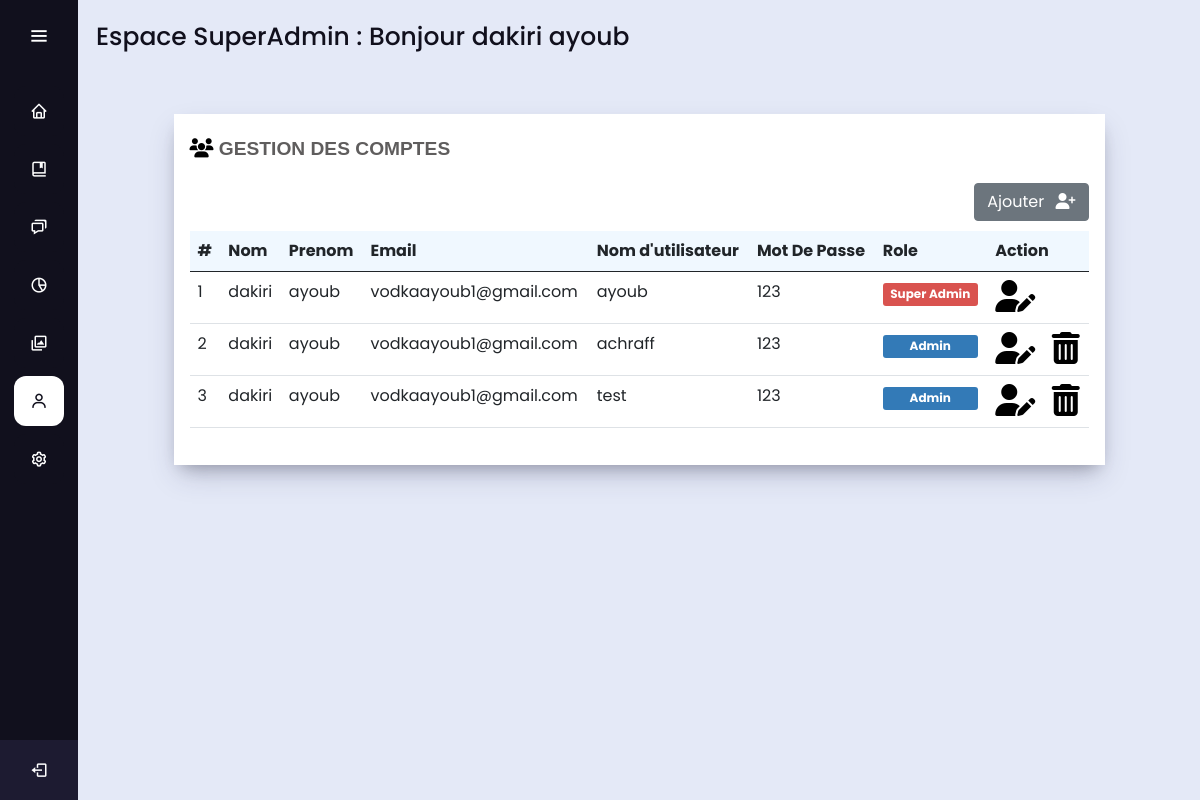
Page /Admin/gererComptes.php (signed in) on the committed database.
### tables this page shows
CREATE TABLE IF NOT EXISTS `compte` (
  `Id` int(11) NOT NULL AUTO_INCREMENT,
  `Nom` varchar(50) NOT NULL,
  `Prenom` varchar(50) NOT NULL,
  `Email` varchar(50) NOT NULL,
  `UserName` varchar(50) NOT NULL,
  `Password` varchar(50) NOT NULL,
  `Role` varchar(50) NOT NULL DEFAULT 'Admin',
  `code` int(11) NOT NULL,
  PRIMARY KEY (`Id`)
);

### Admin/gererComptes.php (the view, shortened to what this page needs)
<?php
include('../db/db.php');
$pdo_statement = $pdo_conn->prepare("select * from compte where Id = ? ");
$pdo_statement -> bindParam(1,$_SESSION['Id']);
$pdo_statement->execute();
$resultPrf = $pdo_statement->fetch();
$pdo_statement = $pdo_conn->prepare("SELECT * FROM compte");
$pdo_statement->execute();
$mesComptes = $pdo_statement->fetchAll(PDO::FETCH_ASSOC);
?>
<!DOCTYPE html>
<html lang="en" dir="ltr">
<head>
  <link rel="stylesheet" href="./assets/style.css">
  <link href='https://unpkg.com/boxicons@2.0.7/css/boxicons.min.css' rel='stylesheet'>
  <link href="https://cdn.jsdelivr.net/npm/bootstrap@5.0.2/dist/css/bootstrap.min.css" rel="stylesheet">
  <link rel="stylesheet" href="https://cdnjs.cloudflare.com/ajax/libs/font-awesome/6.3.0/css/all.min.css">
  <link rel="stylesheet" href="../toast/beautyToast.css">
</head>
<body>
  <div class="sidebar">
    <div class="logo-details">
      <i class='bx bx-menu' id="btn"></i>
    </div>
    <ul class="nav-list">
      <li>
        <a href="acceuil.php">
          <i class='bx bx-home'></i>
        </a>
      </li>
      <li>
        <a href="inscription.php">
          <i class='bx bx-book-bookmark'></i>
        </a>
      </li>
      <li>
        <a href="formation.php">
          <i class='bx bx-chat'></i>
        </a>
      </li>
      <li>
        <a href="modifierNombres.php">
          <i class='bx bx-pie-chart-alt-2'></i>
        </a>
      </li>
      <li>
        <a href="gererimages.php">
          <i class='bx bx-images'></i>
        </a>
      </li>
      <li class="NavSelect">
        <a href="gererComptes.php">
          <i class='bx bx-user'></i>
        </a>
      </li>
      <li>
        <a href="modifierProfile.php">
          <i class='bx bx-cog'></i>
        </a>
      </li>
      <li class="profile">
                <div class="profile-details">
                    <div class="name_job">
                        <div class="name"><?php echo  $resultPrf['Nom'].' '.$resultPrf['Prenom'];  ?></div>
                        <div class="job"><?php echo $_SESSION["Role"] ?></div>
                    </div>
                </div>
                <a href="seDeconnecter.php">
                <i class='bx bx-log-out' id="log_out"></i>
                </a>
            </li>
    </ul>
  </div>
  <section class="home-section">
    <div class="text">Espace <?php echo $_SESSION["Role"] . " : Bonjour " . $resultPrf['Nom'] . ' ' . $resultPrf['Prenom']; ?> </div>
    <div class="row">
      <div class="col-md-1"></div>
      <div class="col-md-10 chit-chat-layer1-rit ourmarg ">
        <div class="work-progres">
          <div class="chit-chat-heading"> <i class="fa-solid fa-users" style="color: #000000;"></i> Gestion Des Comptes</div>
          <button type="button" class="btn btn-secondary" style="float: right; margin-bottom: 10px;" data-bs-toggle="modal" data-bs-target="#mymodal"> Ajouter <i class="fa-solid fa-user-plus" style="color: #ffffff; margin-left: 7px;"></i> </button>
          <div class="table-responsive">
            <table class="table table-hover tableGer">
              <thead>
                <tr>
                  <th>#</th>
                  <th>Nom </th>
                  <th>Prenom </th>
                  <th>Email</th>
                  <th>Nom d'utilisateur</th>
                  <th>Mot De Passe</th>
                  <th>Role</th>
                  <th colspan="2">Action</th>
                </tr>
              </thead>
              <tbody>
                <?php
                $id = 1;
                foreach ($mesComptes as $row) {
                ?>
                  <tr>
                    <td><?= $id ?></td>
                    <td><?= $row['Nom'] ?></td>
                    <td><?= $row['Prenom'] ?></td>
                    <td><?= $row['Email'] ?></td>
                    <td><?= $row['UserName'] ?></td>
                    <td><?=
                    $row['Password']
                    ?>
                    </td>
                    <?php
                    if ($row['Role'] == 'SuperAdmin') {
                    ?>
                      <td><span class="label label-danger">Super Admin</span></td>
                    <?php
                    } else {
                    ?>
                      <td><span class="label label-primary">Admin</span></td>
                    <?php
                    }
                    ?>
                    <?php
                    if ($row['Role'] == 'SuperAdmin') {
                    ?>
                      <td>
                        <button class="btn01" data-bs-toggle="modal" data-bs-target="#staticBackdrop" data-id="<?= $row['Id'] ?>"> <i class='fa-solid fa-user-pen' style='color:black;font-size:32px'></i></button>
                      </td>
                      <td>
                      </td>
                    <?php
                    } else {
                    ?>
                      <td>
                        <button class="btn01" data-bs-toggle="modal" data-bs-target="#staticBackdrop" data-id="<?= $row['Id'] ?>"> <i class='fa-solid fa-user-pen' style='color:black;font-size:32px'></i></button>
                      </td>
                      <td>
                        <button class="btn02 delete-intern" name="delete"   data-id="<?= $row['Id']; ?>"> <i class="fa-solid fa-trash-can" style='color:black;font-size:32px '></i></button>
                      </td>
                    <?php
                    }
                    ?>
                  </tr>
                <?php
                  $id = $id + 1;
                }
                ?>
              </tbody>
            </table>
          </div>
        </div>
      </div>
      <div class="col-md-1"></div>
    </div>
  </section>
</body>
</html>

### Admin/assets/style.css (style rules this page uses)
* { margin: 0; padding: 0; box-sizing: border-box; font-family: "Poppins" , sans-serif; }
.sidebar { position: fixed; left: 0; top: 0; height: 100%; width: 78px; background: #11101D; padding: 6px 14px; z-index: 99; transition: all 0.5s ease; }
.sidebar .logo-details { height: 60px; display: flex; align-items: center; position: relative; }
.sidebar .logo-details #btn { position: absolute; top: 50%; right: 0; transform: translateY(-50%); font-size: 22px; transition: all 0.4s ease; font-size: 23px; text-align: center; cursor: pointer; transition: all 0.5s ease; }
.sidebar i { color: #fff; height: 60px; min-width: 50px; font-size: 28px; text-align: center; line-height: 60px; }
.sidebar .nav-list { margin-top: 20px; height: 100%; padding-left: 0px !important; }
.sidebar li { position: relative; margin: 8px 0; list-style: none; }
.sidebar li a { display: flex; height: 100%; width: 100%; border-radius: 12px; align-items: center; text-decoration: none; transition: all 0.4s ease; background: #11101D; }
.sidebar li i { height: 50px; line-height: 50px; font-size: 18px; border-radius: 12px; }
.sidebar li.profile { position: fixed; height: 60px; width: 78px; left: 0; bottom: -8px; padding: 10px 14px; background: #1d1b31; transition: all 0.5s ease; overflow: hidden; }
.sidebar li .profile-details { display: flex; align-items: center; flex-wrap: nowrap; }
.sidebar li.profile .name, .sidebar li.profile .job { font-size: 15px; font-weight: 400; color: #fff; white-space: nowrap; }
.sidebar li.profile .job { font-size: 12px; }
.sidebar .profile #log_out { position: absolute; top: 50%; right: 0; transform: translateY(-50%); background: #1d1b31; width: 100%; height: 60px; line-height: 60px; border-radius: 0px; transition: all 0.5s ease; }
.home-section { position: relative; background: #E4E9F7; min-height: 100vh; top: 0; left: 78px; width: calc(100% - 78px); transition: all 0.5s ease; z-index: 2; overflow-x: hidden; }
.home-section .text { display: inline-block; color: #11101d; font-size: 25px; font-weight: 500; margin: 18px }
.sidebar .NavSelect a .links_name, .sidebar .NavSelect a i { transition: all 0.5s ease; color: #11101D; }
.sidebar .NavSelect a { background: #FFF; }
.chit-chat-layer1-rit { padding:0em 0em 0em 0.5em; }
.work-progres { box-shadow: rgba(50, 50, 93, 0.25) 0px 13px 27px -5px, rgba(0, 0, 0, 0.3) 0px 8px 16px -8px; padding: 1.34em 1em; background: #fff; margin-bottom: 10em; }
.chit-chat-heading { font-size: 1.2em; font-weight: 700; color: #5F5D5D; text-transform: uppercase; font-family: 'Carrois Gothic', sans-serif; margin-bottom: 1em; }
.table-responsive table { border-radius: 0.25rem; }
.table-responsive table thead th { background-color: aliceblue; }
.label { display: block; padding: 0.2em 0.6em 0.3em; font-size: 75%; font-weight: bold; color: #fff; text-align: center; white-space: nowrap; vertical-align: baseline; border-radius: 0.25em; width: 95px; height: 23px; text-align: center; margin-top: 3px; }
.label-primary { background-color: #337ab7; }
.label-danger { background-color: #d9534f; }
.tableGer .btn01 { border: none !important; background: none !important; }
.tableGer .btn02 { border: none !important; background: none !important; }
.ourmarg { margin-top: 40px !important; }

### toast/beautyToast.css (style rules this page uses)
:root { --beautyToast-font: 'Quicksand', sans-serif; --beautyToast-regular: 400; --beautyToast-bold: 700; --beautyToast-body: 14px; --beautyToast-title: 16px; --beautyToast-image: 31px; --beautyToast-success-color: #68D84C; --beautyToast-error-color: #D84C4C; --beautyToast-info-color: #4CA5D8; --beautyToast-warning-color: #D8D24C; --beautyToast-bg-color: #FDFDFD; --beautyToast-text-color: #4E4E4E; --beautyToast-progress-color: #D3D6D2; --beautyToast-close-color: #121212; }
* { margin: 0; padding: 0; }
button { background-color: transparent; border: none; }

### rows in the picture
compte: Nom "dakiri", Prenom "ayoub", Email "vodkaayoub1@gmail.com", UserName "ayoub", Password "123", Role "Super Admin"
compte: Nom "dakiri", Prenom "ayoub", Email "vodkaayoub1@gmail.com", UserName "achraff", Password "123", Role "Admin"
compte: Nom "dakiri", Prenom "ayoub", Email "vodkaayoub1@gmail.com", UserName "test", Password "123", Role "Admin"

### other values in the picture
$_SESSION["Role"] "SuperAdmin"
